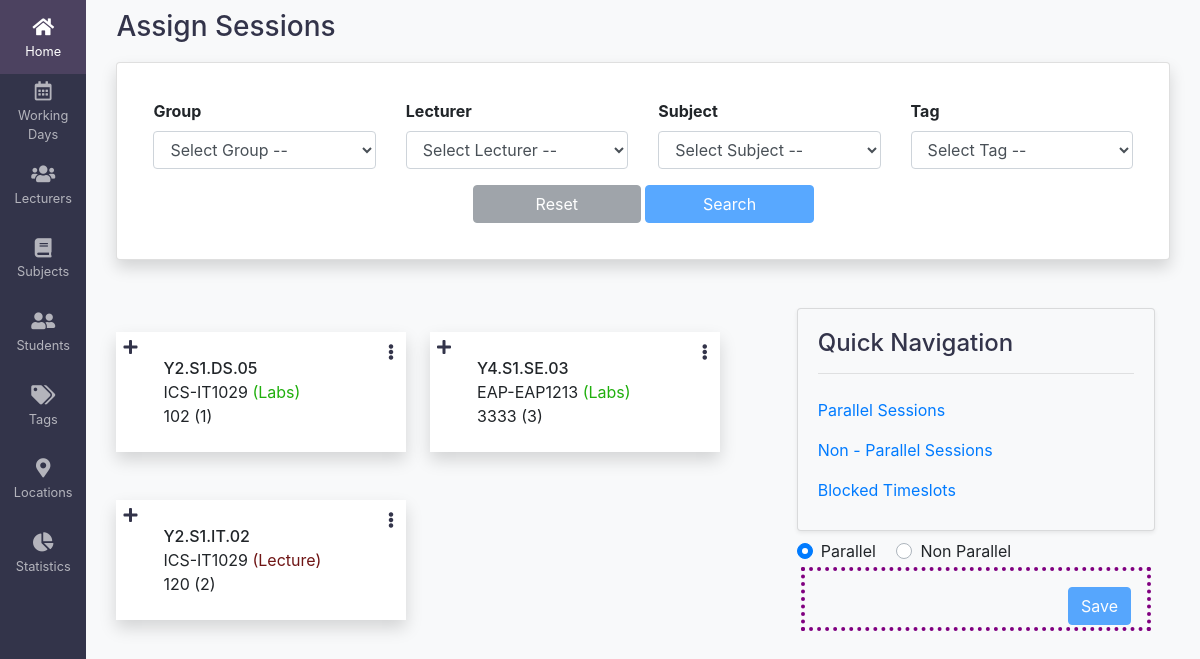
Page /sessions/assign on the earlier database version.
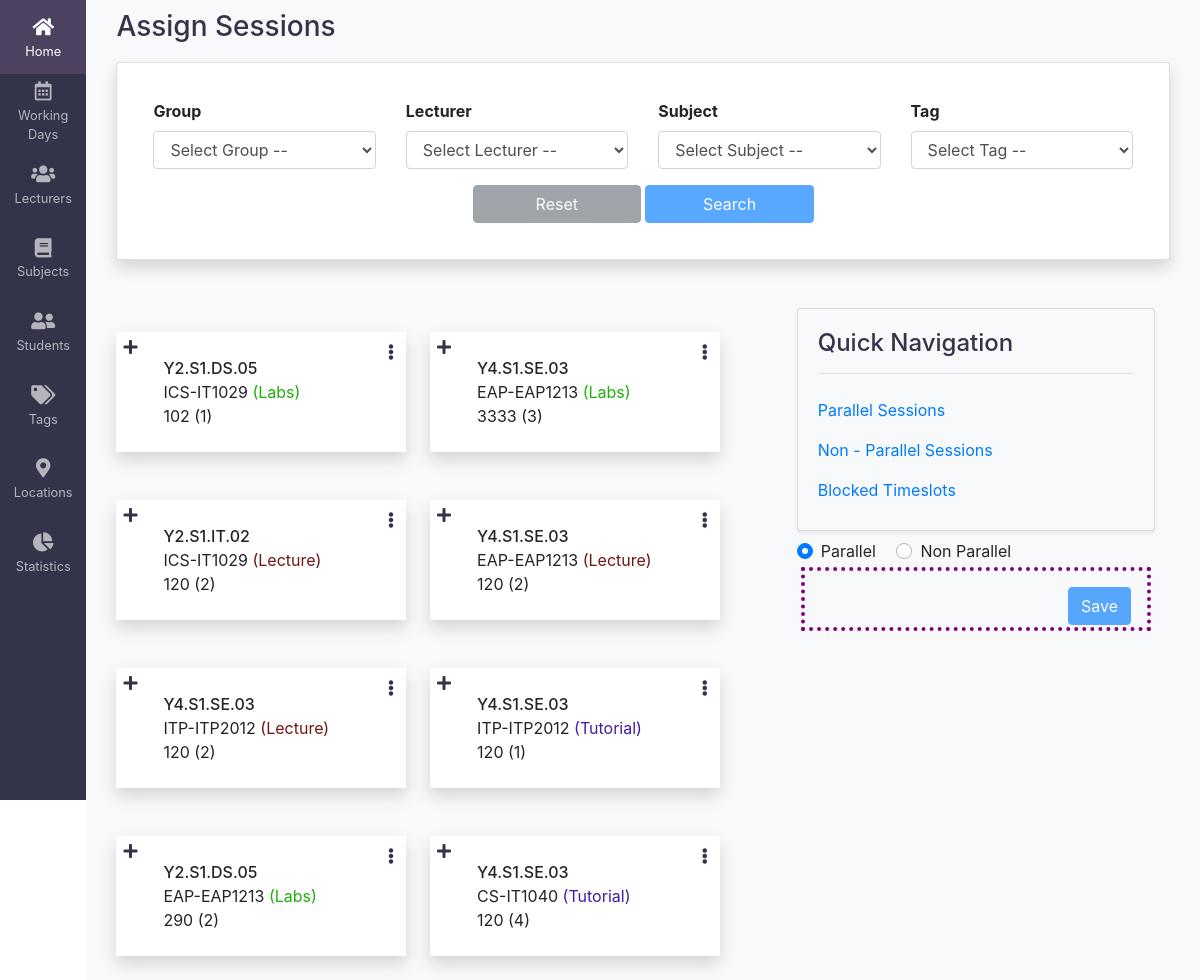
Same page on the later database version.
### timetable/models.py (models this page shows, shortened)
class Session(models.Model):
    lecturers = models.ManyToManyField(Lecturer)
    subject = models.ForeignKey(Subjects, on_delete=models.CASCADE)
    tag = models.ForeignKey(Tags, on_delete=models.CASCADE)
    group_id = models.ForeignKey(Group, on_delete=models.CASCADE)
    subgroup_id = models.ForeignKey(
        Subgroup, on_delete=models.CASCADE, null=True, blank=True)
    student_count = models.IntegerField(default=1)
    duration = models.IntegerField(default=1)
    consecutive_session = models.ForeignKey(
        'self', on_delete=models.CASCADE, null=True, blank=True)
    objects = models.Manager()

class Group(models.Model):
    academic_year_semester = models.ForeignKey(
        AcademicYearSemester, on_delete=models.CASCADE)
    programme = models.ForeignKey(Programme, on_delete=models.CASCADE)
    group_no = models.CharField(max_length=2)
    student_count = models.IntegerField(null=True, blank=True)
    generated_group = models.CharField(max_length=100, blank=True, null=True)
    class Meta:
        constraints = [
            models.UniqueConstraint(
                fields=['academic_year_semester', 'programme', 'group_no'], name='student_details')
        ]

class Subjects(models.Model):
    offeredYear = models.CharField(max_length=4, blank=True)
    offeredSemester = models.CharField(max_length=100, blank=True)
    subjectName = models.CharField(max_length=100, blank=True)
    subjectCode = models.CharField(max_length=10, blank=True)
    noLecHours = models.IntegerField(blank=True, null=True)
    noTutHours = models.IntegerField(blank=True, null=True)
    noLabHours = models.IntegerField(blank=True, null=True)
    noEveHours = models.IntegerField(blank=True, null=True)
    objects = models.Manager()

class Tags(models.Model):
    label = models.CharField(max_length=25, unique=True)
    color = models.CharField(max_length=25, unique=True)

### timetable/views.py (the view)
# urls.py: path('sessions/assign', views.AssignSessionsView.as_view(),
class AssignSessionsView(generic.ListView):
    model = Session1
    context_object_name = 'session_list'
    template_name = 'sessions/assign-sessions.html'
    def get_queryset(self):
        return Session1.objects.all()
    def get_context_data(self, **kwargs):
        context = super().get_context_data(**kwargs)
        context['tags_list'] = Tags.objects.all()
        context['subject_list'] = Subjects1.objects.all()
        context['lecturer_list'] = Lecturer1.objects.all()
        context['work_days'] = WorkingDays.objects.all()[:1].get()
        context['group_list'] = Group.objects.exclude(generated_group=None)
        return context

### timetable/models.py (called while the page is built)
    def get_all_days(self):
       return self.days.split(',')

### template/sessions/assign-sessions.html (shortened to what the changed rows need)
{% extends 'base.html' %}
{% block content %}
<div class="container-fluid bg-light">
    <div class="container-fluid">
        <div class="left">
            <div class="row" id="sessions_list_id">
                {% for session in session_list %}
                <div class="bg-white col-5 shadow text-black my-4 mr-4 some" id="{{session.id}}">
                    <div class="all_icons">
                        <i class="fas fa-plus topcornerleft add_icon"  data-toggle="tool-tip" title="Assign Session"></i>
                        <i class="fas fa-ellipsis-v topcornerright hamburger_icon dropdown">
                        </i>
                    </div>
                    <div class="pt-4 pl-4 pr-2 pb-2 m-2">
                        {% if session.group_id %}
                            <p style="font-weight: 500; ">{{ session.group_id.generated_group}}</p>
                        {% else %}
                            <p>{{ session.subgroup_id.generated_subgroup}}</p>
                        {% endif %}
                        <p>{{ session.subject.subjectName}}-{{ session.subject.subjectCode}} <span style="color:{{session.tag.color}};">({{ session.tag.label}})</span></p>
                        <p>{{ session.student_count}} ({{ session.duration}})</p>
                    </div>
                </div>
                {% endfor%}
            </div>
        </div>
    </div>
</div>
{% endblock content %}

Differences in the rows shown:
added Session: group_id.generated_group "Y4.S1.SE.03", subject.subjectName "EAP", subject.subjectCode "EAP1213", tag.label "Lecture", student_count "120", duration "2"
added Session: group_id.generated_group "Y4.S1.SE.03", subject.subjectName "ITP", subject.subjectCode "ITP2012", tag.label "Lecture", student_count "120", duration "2"
added Session: group_id.generated_group "Y4.S1.SE.03", subject.subjectName "ITP", subject.subjectCode "ITP2012", tag.label "Tutorial", student_count "120", duration "1"
added Session: group_id.generated_group "Y2.S1.DS.05", subject.subjectName "EAP", subject.subjectCode "EAP1213", tag.label "Labs", student_count "290", duration "2"
added Session: group_id.generated_group "Y4.S1.SE.03", subject.subjectName "CS", subject.subjectCode "IT1040", tag.label "Tutorial", student_count "120", duration "4"
